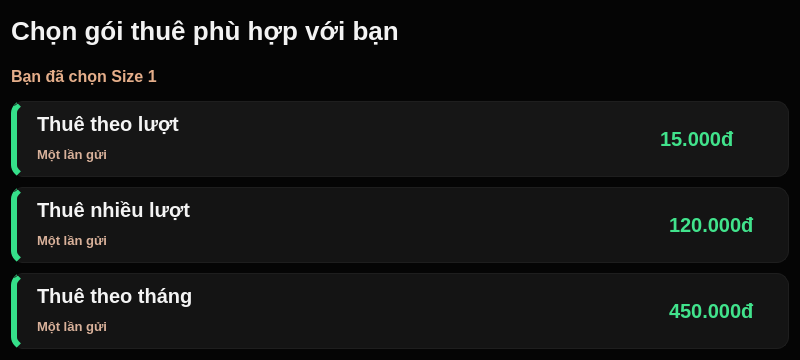
<?xml version="1.0" encoding="UTF-8"?>
<ui version="4.0">
 <class>RentPlanSelection</class>
 <widget class="QWidget" name="RentPlanSelection">
  <property name="geometry">
   <rect>
    <x>0</x>
    <y>0</y>
    <width>800</width>
    <height>360</height>
   </rect>
  </property>
  <property name="windowTitle">
   <string>Form</string>
  </property>
  <property name="styleSheet">
   <string notr="true">/* =========================
   MAIN CONTENT
   ========================= */

QWidget {
    background-color: #050505;
    color: #F2F2F2;
    font-family: &quot;Segoe UI&quot;, &quot;Arial&quot;, sans-serif;
}


/* =========================
   TITLE + SUBTITLE
   ========================= */

QLabel#labelTitle {
    color: #F3F3F3;
    font-size: 26px;
    font-weight: 700;
    background: transparent;
    padding: 0px;
}

QLabel#labelSizeSelection {
    color: #E5AE8A;
    font-size: 16px;
    font-weight: 600;
    background: transparent;
    padding: 0px;
}


/* =========================
   PLAN CARD BASE
   ========================= */

QFrame#framePlan1,
QFrame#framePlan2,
QFrame#framePlan3 {
    background-color: #141414;
    border: 1px solid #1E1E1E;
    border-left: 6px solid #35E08A;
    border-radius: 12px;
}


/* hover nhẹ cho đẹp */
QFrame#framePlan1:hover,
QFrame#framePlan2:hover,
QFrame#framePlan3:hover {
    background-color: #181818;
    border: 1px solid #2A2A2A;
    border-left: 6px solid #42F39A;
}


/* nếu muốn plan đang chọn nổi hơn thì dùng cái này
   rồi sau này set property hoặc đổi objectName riêng */
QFrame#framePlan1 {
    background-color: #161616;
}


/* =========================
   PLAN TITLE
   ========================= */

QLabel#labelPlanTitle1,
QLabel#labelPlanTitle2,
QLabel#labelPlanTitle3 {
    color: #F4F4F4;
    font-size: 20px;
    font-weight: 700;
    background: transparent;
    border: none;
    padding: 0px;
    margin: 0px;
}


/* =========================
   PLAN SUBTITLE
   ========================= */

QLabel#labelPlanSubtitle1,
QLabel#labelPlanSubtitle2,
QLabel#labelPlanSubtitle3 {
    color: #D9B19A;
    font-size: 13px;
    font-weight: 500;
    background: transparent;
    border: none;
    padding: 0px;
    margin: 0px;
}


/* =========================
   PLAN PRICE
   cover luôn tên hiện tại: labelPlanPrice
   và tên mới nên dùng: labelPlanPrice1/2/3
   ========================= */

QLabel#labelPlanPrice,
QLabel#labelPlanPrice1,
QLabel#labelPlanPrice2,
QLabel#labelPlanPrice3 {
    color: #41E38C;
    font-size: 20px;
    font-weight: 700;
    background: transparent;
    border: none;
    padding: 0px;
    margin: 0px;
}


/* =========================
   PLAN ARROW
   cover luôn tên hiện tại: next
   và tên mới nên dùng: labelNext1/2/3
   ========================= */

QLabel#next,
QLabel#labelNext1,
QLabel#labelNext2,
QLabel#labelNext3 {
    color: #9B7B6F;
    font-size: 24px;
    font-weight: 700;
    background: transparent;
    border: none;
    padding: 0px 6px 0px 6px;
    margin: 0px;
}


/* =========================
   OPTIONAL:
   nếu bên trong card còn có label khác
   thì ép nền trong suốt cho sạch
   ========================= */

QFrame#framePlan1 QLabel,
QFrame#framePlan2 QLabel,
QFrame#framePlan3 QLabel {
    background: transparent;
}


/* =========================
   OPTIONAL:
   bỏ viền xấu khi focus
   ========================= */

QFrame#framePlan1:focus,
QFrame#framePlan2:focus,
QFrame#framePlan3:focus,
QLabel#labelPlanTitle1:focus,
QLabel#labelPlanTitle2:focus,
QLabel#labelPlanTitle3:focus,
QLabel#labelPlanSubtitle1:focus,
QLabel#labelPlanSubtitle2:focus,
QLabel#labelPlanSubtitle3:focus,
QLabel#labelPlanPrice:focus,
QLabel#labelPlanPrice1:focus,
QLabel#labelPlanPrice2:focus,
QLabel#labelPlanPrice3:focus,
QLabel#next:focus,
QLabel#labelNext1:focus,
QLabel#labelNext2:focus,
QLabel#labelNext3:focus {
    outline: none;
    border: none;
}</string>
  </property>
  <layout class="QVBoxLayout" name="verticalLayout_5">
   <item>
    <layout class="QVBoxLayout" name="verticalLayout_4">
     <property name="spacing">
      <number>10</number>
     </property>
     <item>
      <widget class="QLabel" name="labelTitle">
       <property name="maximumSize">
        <size>
         <width>16777215</width>
         <height>40</height>
        </size>
       </property>
       <property name="text">
        <string>Chọn gói thuê phù hợp với bạn</string>
       </property>
      </widget>
     </item>
     <item>
      <widget class="QLabel" name="labelSizeSelection">
       <property name="maximumSize">
        <size>
         <width>16777215</width>
         <height>30</height>
        </size>
       </property>
       <property name="text">
        <string>Bạn đã chọn Size 1</string>
       </property>
      </widget>
     </item>
     <item>
      <widget class="QFrame" name="framePlan1">
       <property name="frameShape">
        <enum>QFrame::Shape::StyledPanel</enum>
       </property>
       <property name="frameShadow">
        <enum>QFrame::Shadow::Raised</enum>
       </property>
       <layout class="QHBoxLayout" name="horizontalLayout">
        <property name="leftMargin">
         <number>20</number>
        </property>
        <property name="rightMargin">
         <number>20</number>
        </property>
        <item>
         <layout class="QVBoxLayout" name="verticalLayout">
          <item>
           <widget class="QLabel" name="labelPlanTitle1">
            <property name="text">
             <string>Thuê theo lượt</string>
            </property>
           </widget>
          </item>
          <item>
           <widget class="QLabel" name="labelPlanSubtitle1">
            <property name="text">
             <string>Một lần gửi</string>
            </property>
           </widget>
          </item>
         </layout>
        </item>
        <item>
         <spacer name="horizontalSpacer">
          <property name="orientation">
           <enum>Qt::Orientation::Horizontal</enum>
          </property>
          <property name="sizeHint" stdset="0">
           <size>
            <width>470</width>
            <height>20</height>
           </size>
          </property>
         </spacer>
        </item>
        <item>
         <widget class="QLabel" name="labelPlanPrice">
          <property name="text">
           <string>15.000đ</string>
          </property>
         </widget>
        </item>
        <item>
         <widget class="QLabel" name="next">
          <property name="text">
           <string/>
          </property>
          <property name="pixmap">
           <pixmap resource="../resources.qrc">:/icons/assets/icon/rentPlantNext.png</pixmap>
          </property>
         </widget>
        </item>
       </layout>
      </widget>
     </item>
     <item>
      <widget class="QFrame" name="framePlan2">
       <property name="frameShape">
        <enum>QFrame::Shape::StyledPanel</enum>
       </property>
       <property name="frameShadow">
        <enum>QFrame::Shadow::Raised</enum>
       </property>
       <layout class="QHBoxLayout" name="horizontalLayout_2">
        <property name="leftMargin">
         <number>20</number>
        </property>
        <property name="rightMargin">
         <number>20</number>
        </property>
        <item>
         <layout class="QVBoxLayout" name="verticalLayout_2">
          <item>
           <widget class="QLabel" name="labelPlanTitle2">
            <property name="text">
             <string>Thuê nhiều lượt</string>
            </property>
           </widget>
          </item>
          <item>
           <widget class="QLabel" name="labelPlanSubtitle2">
            <property name="text">
             <string>Một lần gửi</string>
            </property>
           </widget>
          </item>
         </layout>
        </item>
        <item>
         <spacer name="horizontalSpacer2">
          <property name="orientation">
           <enum>Qt::Orientation::Horizontal</enum>
          </property>
          <property name="sizeHint" stdset="0">
           <size>
            <width>441</width>
            <height>20</height>
           </size>
          </property>
         </spacer>
        </item>
        <item>
         <widget class="QLabel" name="labelPlanPrice2">
          <property name="text">
           <string>120.000đ</string>
          </property>
         </widget>
        </item>
        <item>
         <widget class="QLabel" name="next2">
          <property name="text">
           <string/>
          </property>
          <property name="pixmap">
           <pixmap resource="../resources.qrc">:/icons/assets/icon/rentPlantNext.png</pixmap>
          </property>
         </widget>
        </item>
       </layout>
      </widget>
     </item>
     <item>
      <widget class="QFrame" name="framePlan3">
       <property name="frameShape">
        <enum>QFrame::Shape::StyledPanel</enum>
       </property>
       <property name="frameShadow">
        <enum>QFrame::Shadow::Raised</enum>
       </property>
       <layout class="QHBoxLayout" name="horizontalLayout_3">
        <property name="leftMargin">
         <number>20</number>
        </property>
        <property name="rightMargin">
         <number>20</number>
        </property>
        <item>
         <layout class="QVBoxLayout" name="verticalLayout_3">
          <item>
           <widget class="QLabel" name="labelPlanTitle3">
            <property name="text">
             <string>Thuê theo tháng</string>
            </property>
           </widget>
          </item>
          <item>
           <widget class="QLabel" name="labelPlanSubtitle3">
            <property name="text">
             <string>Một lần gửi</string>
            </property>
           </widget>
          </item>
         </layout>
        </item>
        <item>
         <spacer name="horizontalSpacer3">
          <property name="orientation">
           <enum>Qt::Orientation::Horizontal</enum>
          </property>
          <property name="sizeHint" stdset="0">
           <size>
            <width>441</width>
            <height>20</height>
           </size>
          </property>
         </spacer>
        </item>
        <item>
         <widget class="QLabel" name="labelPlanPrice3">
          <property name="text">
           <string>450.000đ</string>
          </property>
         </widget>
        </item>
        <item>
         <widget class="QLabel" name="next3">
          <property name="text">
           <string/>
          </property>
          <property name="pixmap">
           <pixmap resource="../resources.qrc">:/icons/assets/icon/rentPlantNext.png</pixmap>
          </property>
         </widget>
        </item>
       </layout>
      </widget>
     </item>
    </layout>
   </item>
  </layout>
  <zorder>framePlan1</zorder>
  <zorder>labelSizeSelection</zorder>
  <zorder>framePlan2</zorder>
  <zorder>framePlan3</zorder>
 </widget>
 <resources>
  <include location="../resources.qrc"/>
 </resources>
 <connections/>
</ui>
